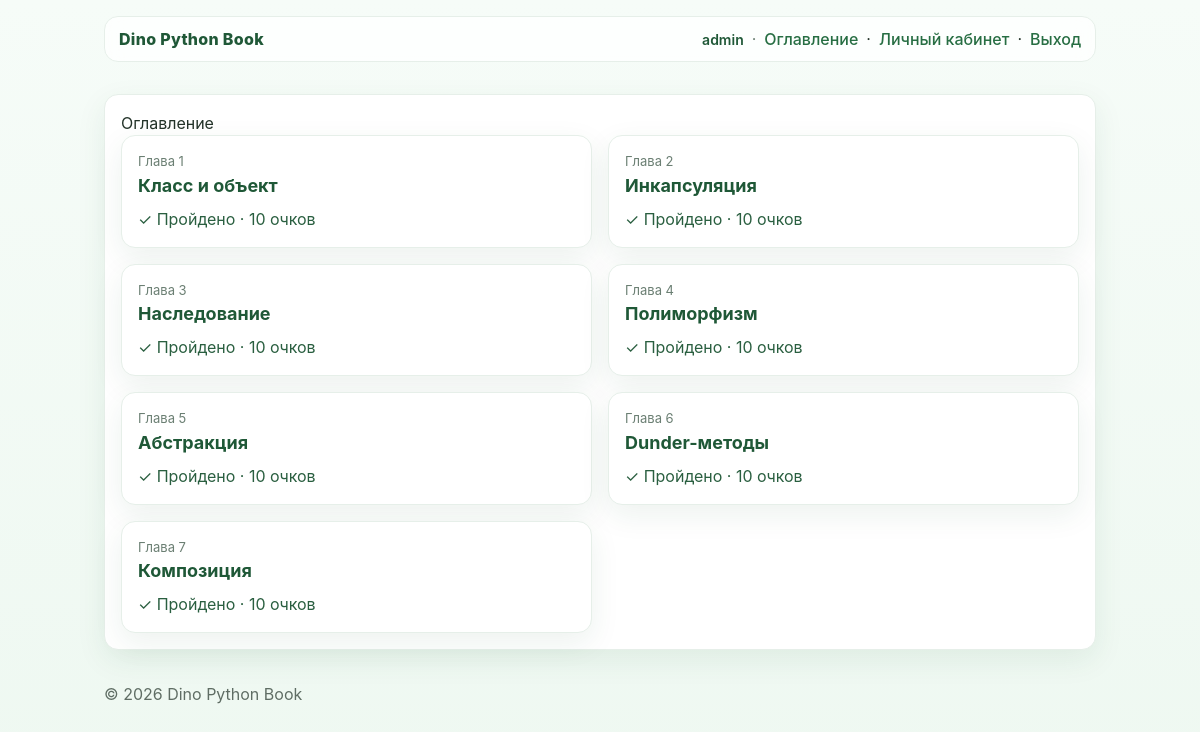
The app's page /toc/ (signed in) with its own data.
### core/models.py (models this page shows, shortened)
class Lesson(models.Model):
    title = models.CharField(max_length=200)
    slug = models.SlugField(unique=True)
    order = models.PositiveIntegerField(default=0)
    chapter = models.CharField(max_length=100, default='ООП')
    theory_html = models.TextField(blank=True, default='')
    starter_code = models.TextField(blank=True, default='')
    tests_inline = models.TextField(blank=True, default='')
    class Meta:
        ordering = ['order']

### core/views.py (the view)
# urls.py: path('toc/', views.toc, name='toc'),
@login_required
def toc(request):
    from .models import Lesson, ChapterProgress
    lessons = list(Lesson.objects.all())
    progresses = {p.lesson_id: p for p in ChapterProgress.objects.filter(user=request.user, lesson__in=lessons)}
    data = []
    for l in lessons:
        prog = progresses.get(l.id)
        data.append({
            'lesson': l,
            'is_completed': bool(prog and prog.is_completed),
            'best_score': prog.best_score if prog else 0,
        })
    return render(request, 'core/toc.html', {'items': data})

### templates/core/toc.html (shortened to what this page needs)
{% extends 'core/base.html' %}
{% block content %}
<div class="card">
  <h2 style="margin-top:0;">Оглавление</h2>
  <div class="grid" style="grid-template-columns:1fr 1fr;">
    {% for it in items %}
      <a href="/lesson/{{ it.lesson.slug }}/" class="card" style="display:block; text-decoration:none;">
        <div style="font-size:13px; color:var(--muted);">Глава {{ it.lesson.order }}</div>
        <div style="font-size:18px; font-weight:700; color:var(--dino-green-900);">{{ it.lesson.title }}</div>
        {% if it.is_completed %}
          <div style="margin-top:8px; color:#2a5f40;">✓ Пройдено · {{ it.best_score }}
            {% if it.best_score == 1 %}очко
            {% elif it.best_score >= 2 and it.best_score <= 4 %}очка
            {% else %}очков
            {% endif %}
          </div>
        {% else %}
          <div style="margin-top:8px; color:var(--muted);">В процессе</div>
        {% endif %}
      </a>
    {% empty %}
      <div>Пока нет уроков. Добавьте их через админку.</div>
    {% endfor %}
  </div>
</div>
{% endblock %}

### templates/core/base.html (shortened to what this page needs)
<!DOCTYPE html>
<html lang="ru">
<head>
    <script src="https://cdn.tailwindcss.com"></script>
    <link rel="stylesheet" href="/static/core/css/theme.css">
</head>
<body class="app-shell">
    <header class="container app-header">
        <div class="app-header-inner">
            <div><a href="/" class="brand">Dino Python Book</a></div>
            <nav class="top-nav">
                {% if user.is_authenticated %}
                    <span class="nav-user">{{ user.username }}</span>
                    <span class="top-nav-dot">·</span>
                    <a href="/toc/">Оглавление</a> ·
                    <a href="/profile/">Личный кабинет</a> ·
                    <a href="/logout/">Выход</a>
                {% else %}
                    <a href="/login/">Войти</a>
                {% endif %}
            </nav>
        </div>
    </header>
    <main class="container page enter" id="page">
        {% block content %}{% endblock %}
    </main>
    <footer class="container app-footer">
        © 2026 Dino Python Book
    </footer>
</body>
</html>

### static/core/css/theme.css (style rules this page uses)
:root { --dino-green-50: #f3fbf6; --dino-green-100: #e6f7ec; --dino-green-200: #c9ecd5; --dino-green-300: #a7dfbb; --dino-green-400: #7fcf9b; --dino-green-500: #59bf7e; --dino-green-600: #3aa865; --dino-green-700: #2f8852; --dino-green-800: #276e43; --dino-green-900: #1f5837; --paper-bg: #f7fbf8; --ink: #233329; --card-bg: #ffffff; --card-border: #e6efe9; --muted: #6b7f73; }
body { background: var(--paper-bg); color: var(--ink); }
header a, nav a { color: var(--dino-green-800); text-decoration: none; }
.card { background: var(--card-bg); border: 1px solid var(--card-border); border-radius: 14px; box-shadow: 0 10px 30px rgba(31, 88, 55, .08); padding: 16px; }
.app-shell { --mx: 50vw; --my: 50vh; background: radial-gradient(circle at var(--mx) var(--my), rgba(89,191,126,.10), transparent 240px), linear-gradient(180deg, #f6fcf8 0%, #eef8f1 100%); min-height: 100vh; }
.app-header { position: sticky; top: 0; z-index: 20; }
.app-header-inner { display: flex; align-items: center; justify-content: space-between; background: rgba(255,255,255,.78); border: 1px solid var(--card-border); border-radius: 14px; padding: 10px 14px; backdrop-filter: blur(8px); }
.brand { font-weight: 800; letter-spacing: .3px; color: var(--dino-green-900); }
.top-nav { display: flex; align-items: center; flex-wrap: wrap; gap: 4px 8px; }
.top-nav a { font-weight: 500; }
.nav-user { font-weight: 600; font-size: 14px; color: var(--dino-green-900); max-width: 220px; overflow: hidden; text-overflow: ellipsis; white-space: nowrap; }
.top-nav-dot { color: var(--muted); user-select: none; }
.app-footer { opacity: .7; padding-bottom: 24px; }
.page { transform-origin: left center; transition: transform 400ms ease, opacity 400ms ease; }

### templates/core/base.html (style rules this page uses)
body { font-family: Inter, ui-sans-serif, system-ui; margin: 0; }
.container { max-width: 1180px; margin: 0 auto; padding: 16px; }
.grid { display: grid; gap: 16px; }

### records on screen
Lesson: lesson.order "1", lesson "Класс и объект", best_score "10"
Lesson: lesson.order "2", lesson "Инкапсуляция", best_score "10"
Lesson: lesson.order "3", lesson "Наследование", best_score "10"
Lesson: lesson.order "4", lesson "Полиморфизм", best_score "10"
Lesson: lesson.order "5", lesson "Абстракция", best_score "10"
Lesson: lesson.order "6", lesson "Dunder-методы", best_score "10"
Lesson: lesson.order "7", lesson "Композиция", best_score "10"

### other values on screen
{{ user.username }} "admin"
